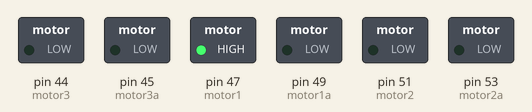
The sketch below on a simulated Arduino Mega 2560, built with avr-gcc and run on an emulated ATmega2560. Shown: switched loads named in the sketch (green lamp = pin HIGH).

Above: at 2.0 s.
At 8.1 s:
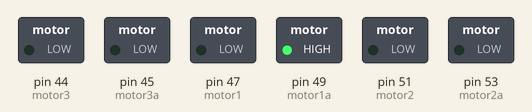
At 11.2 s:
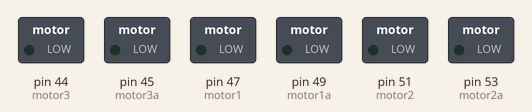
Timing chart, 0 to 16.0 s (numbered marks = the images above):
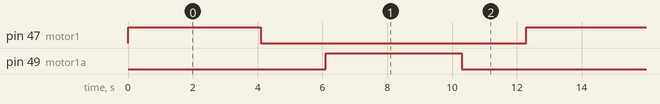

The sketch:

garra.ino
```cpp
//Motores
const int motor1 = 47;
const int motor1a = 49;

const int motor2 = 51;
const int motor2a = 53;

const int motor3 = 44;
const int motor3a = 45;

void setup() {
   pinMode(motor1,OUTPUT);
     pinMode(motor1a,OUTPUT);
       pinMode(motor2,OUTPUT);
         pinMode(motor2a,OUTPUT);
           pinMode(motor3,OUTPUT);
             pinMode(motor3a,OUTPUT);
              digitalWrite(motor3,LOW);
             digitalWrite(motor3a,LOW);


}
void subir(int subir){
  digitalWrite(motor3,HIGH);
  digitalWrite(motor3a,LOW);
  subir = subir* 1.24;
  delay(subir);
  digitalWrite(motor3,LOW);
  digitalWrite(motor3a,LOW);
  }

  void bajar(int bajar){
  digitalWrite(motor3a,HIGH);
  digitalWrite(motor3,LOW);
  delay(bajar);
  digitalWrite(motor3,LOW);
  digitalWrite(motor3a,LOW);
  }
  void xmas(int subir){
  digitalWrite(motor1,HIGH);
  digitalWrite(motor1a,LOW);
  subir=subir*585;
  delay(subir);
  digitalWrite(motor1,LOW);
  digitalWrite(motor1a,LOW);
  }

  void xmenos(int bajar){
  digitalWrite(motor1a,HIGH);
  digitalWrite(motor1,LOW);
bajar= bajar*600;
  delay(bajar);
  digitalWrite(motor1,LOW);
  digitalWrite(motor1a,LOW);
  }
    void ymas(int subir){
  digitalWrite(motor2,HIGH);
  digitalWrite(motor2a,LOW);
  subir = subir *375;
  delay(subir);
  digitalWrite(motor2,LOW);
  digitalWrite(motor2a,LOW);
  }

  void ymenos(int bajar){
  digitalWrite(motor2a,HIGH);
  digitalWrite(motor2,LOW);
  bajar = bajar*375;
  delay(bajar);
  digitalWrite(motor2,LOW);
  digitalWrite(motor2a,LOW);
  }
void loop() {


     xmas(7);
  delay(2000);
    xmenos(7  );
  delay(2000);

}
```

Measured:
- by itself, pin 47 (motor1): alternates HIGH for 4.1 s and LOW for 8.2 s
- by itself, pin 49 (motor1a): alternates HIGH for 4.2 s and LOW for 8.1 s
- by itself, everything shown: repeats every 12.3 s, in 4 steps
